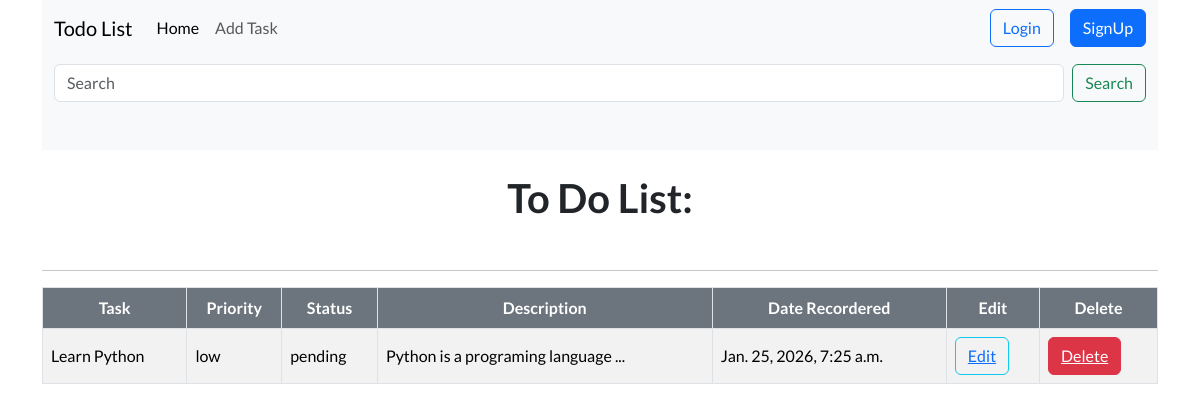
/, run on an earlier commit of the app's database.
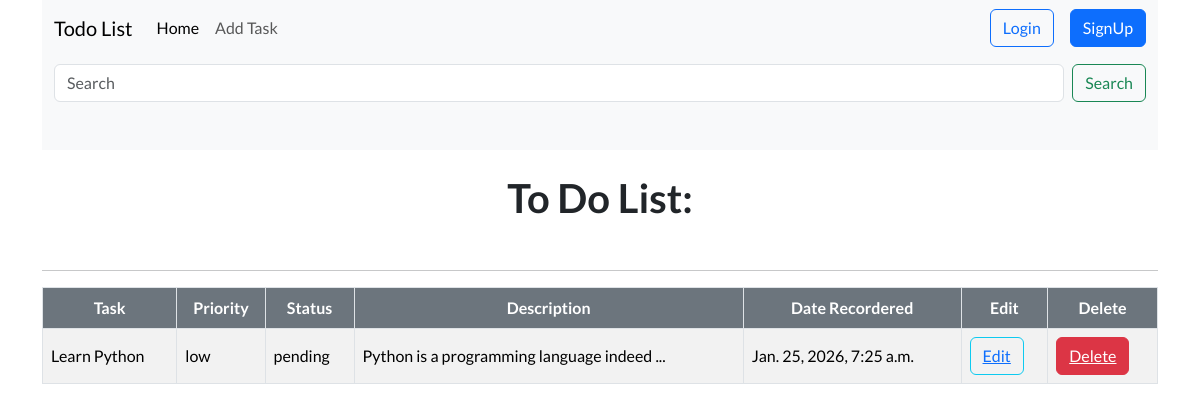
And on a later commit of the database.
### tasks/models.py (models this page shows, shortened)
class Tasks(models.Model):
    STATUS_CHOISES = [
        ("pending", "Pending"),
        ("in_progress", "In Progress"),
        ("compted", "Completed"),
    ]
    PRIORITY = [("1", "Low"), ("2", "Medium"), ("3", "High")]
    id = models.UUIDField(primary_key=True, default=uuid.uuid4, editable=False)
    user = models.ForeignKey(
        "User", on_delete=models.CASCADE, related_name="tasks", unique=True
    )
    task = models.CharField(max_length=256, blank=False, null=False)
    status = models.CharField(
        max_length=64, choices=STATUS_CHOISES, default=STATUS_CHOISES[1][0]
    )
    priority = models.CharField(max_length=64, choices=PRIORITY, default=PRIORITY[0][0])
    description = models.TextField(blank=True)
    date_added = models.DateTimeField(default=timezone.now)
    date_updated = models.DateTimeField(default=timezone.now)
    class Meta:
        ordering = ['-priority', '-date_added']

### tasks/views.py (the view)
# urls.py: 2. Add a URL to urlpatterns:  path('', views.home, name='home')
def home(request):
    tasks = Tasks.objects.select_related("user").all().order_by("-priority", "-date_added")
    return render(request, "tasks/home.html", {"tasks": tasks})

### tasks/templates/tasks/home.html (shortened to what this page needs)
{% extends 'tasks/base.html' %}
{% block content  %}
<div class="min-vh-100">
  <div class="d-flex justify-content-center align-items-center p-4">
  <h1 class="fw-bold">To Do List: </h1>
  </div>
  <hr>
  <div class="table-resonsive">
    <table class="table table-bordered table-striped table-hover align-middle">
    <thead class="text-center ">
      <th class="bg-secondary text-white">
        Task
      </th>
      <th class="bg-secondary text-white">
        Priority
      </th>
      <th class="bg-secondary text-white">
        Status
      </th>
      <th class="bg-secondary text-white">
        Description
      </th>
      <th class="bg-secondary text-white">
        Date Recordered
      </th>
      <th class="bg-secondary text-white">
        Edit
      </th>
      <th class="bg-secondary text-white">
        Delete
      </th>
    </thead>
    <tbody>
      {% for task in tasks %}
      <tr>
        <td>{{task.task}}</td>
         <td>{{task.priority}}</td>
         <td>{{task.status}}</td>
         <td>{{task.description|slice:":40"}} ...</td>
         <td>{{task.date_added}}</td>
         <td>
          <button class="btn btn-outline-info "><a href="{% url 'edit_task' task.id %}">Edit</a></button>
         </td>
         <td>
          <button class="btn btn-danger"><a href="{% url 'delete_task' task.id %}" class="text-white">Delete</a></button>
         </td>
      </tr>
        {% endfor %}
    </tbody>
  </table>
  </div>
</div>
{% endblock %}

What changed in the data, as far as the page shows it:
changed Tasks "Learn Python": description "Python is a programing language" → "Python is a programming language indeed"
